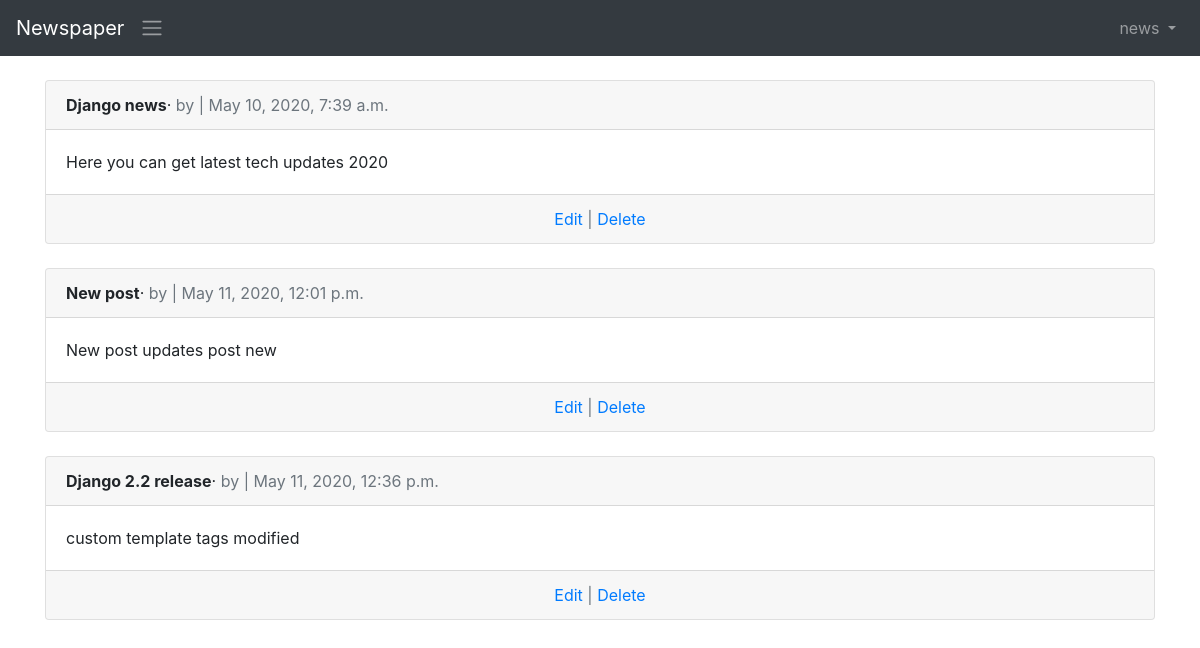
The page /article/ (signed in) on the database its author committed.
### user/models.py (models this page shows)
class CustomUser(AbstractUser):
    age=models.PositiveIntegerField(null=True,blank=True)

### articles/models.py (models this page shows, shortened)
class Article(models.Model):
    title=models.CharField(max_length=200)
    body=models.TextField()
    date=models.DateTimeField(auto_now_add=True)
    author=models.ForeignKey(get_user_model(),on_delete=models.CASCADE,)

### articles/views.py (the view)
# urls.py: path('',ArticleListView.as_view(),name='article_list'),
class ArticleListView(ListView):
    model=Article
    template_name='article_list.html'

### templates/article_list.html (shortened to what this page needs)
{% extends 'base.html'%}
{%block content%}
{%for article in object_list%}
<div class="card">
    <div class="card-header">
        <span class="font-weight-bold">{{article.title}}</span>&middot;
        <span class="text-muted">by{{author.name}} | {{article.date}}</span>
    </div>
    <div class="card-body">{{article.body}}</div>
    <div class="card-footer text-center text-muted">
        <a href="{% url 'article_update' article.pk %}">Edit</a> | <a href="{%url 'article_delete' article.pk%}">Delete</a>
    </div>
</div>
<br>
{%endfor%}
{%endblock content%}

### templates/base.html (shortened to what this page needs)
<!DOCTYPE html>
<html lang="en">
<head>
<link rel="stylesheet"
href="https://stackpath.bootstrapcdn.com/bootstrap/4.1.3/css/\bootstrap.min.css"integrity="sha384-MCw98/SFnGE8fJT3GXwEOngsV7Zt27NXFoaoApmYm81i\uXoPkFOJwJ8ERdknLPMO"crossorigin="anonymous">
</head>
<body>
<nav class="navbar navbar-expand-md navbar-dark bg-dark mb-4">
<a class="navbar-brand" href="{% url 'home'%}">Newspaper</a>
<span class="navbar-toggler-icon"></span>
<div class="collapse navbar-collapse" id="navbarCollapse">
{% if user.is_authenticated %}
<ul class="navbar-nav ml-auto">
<li class="nav-item">
<a class="nav-link dropdown-toggle" href="#"id="userMenu"data-toggle="dropdown" aria-haspopup="true"aria-expanded="false">
{{ user.username }}
</a>
</li>
</ul>
{% endif %}
</div>
</nav>
<div class="container">
{% block content %}
{% endblock content %}
</div>
</body>
</html>

### rows shown on the page
CustomUser: username "news"
Article: title "Django news", date "May 10, 2020, 7:39 a.m.", body "Here you can get latest tech updates 2020"
Article: title "New post", date "May 11, 2020, 12:01 p.m.", body "New post updates post new"
Article: title "Django 2.2 release", date "May 11, 2020, 12:36 p.m.", body "custom template tags modified"
